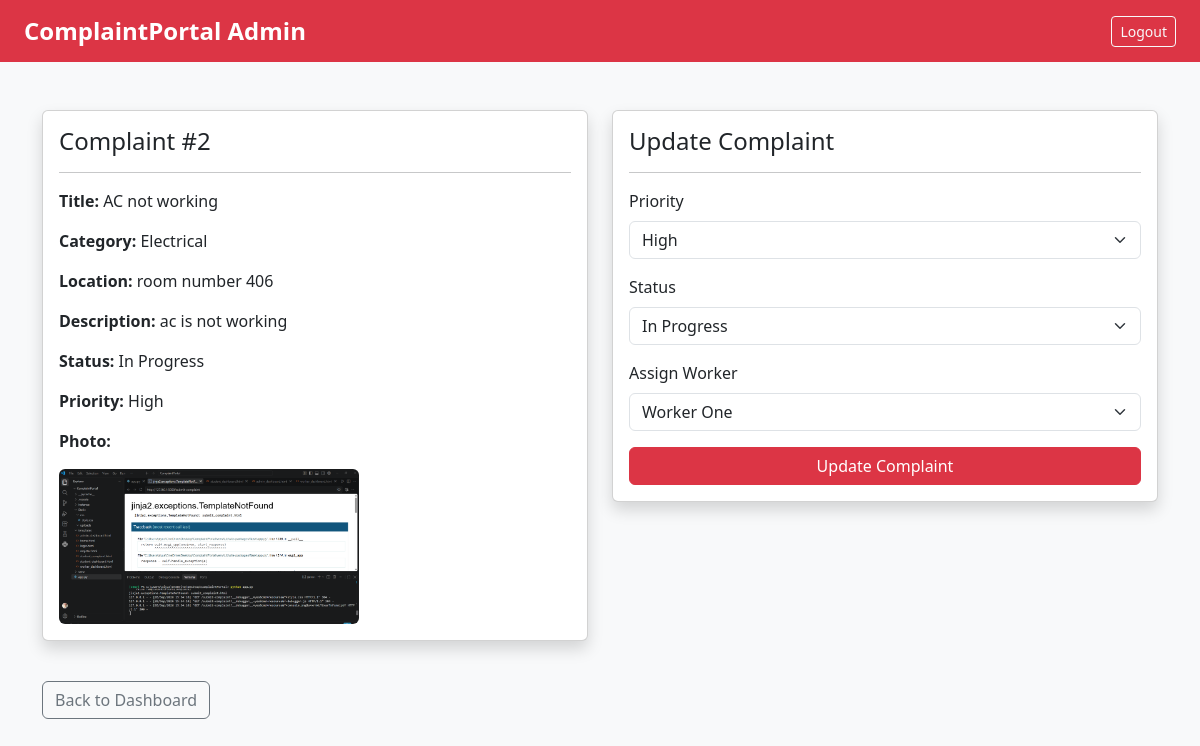
/admin/complaint/2 (signed in), run on the app's committed database.
### app.py (models this page shows)
class Complaint(db.Model):
    id = db.Column(db.Integer, primary_key=True)
    user_id = db.Column(db.Integer, db.ForeignKey('user.id'), nullable=False)
    title = db.Column(db.String(200), nullable=False)
    category = db.Column(db.String(100), nullable=False)
    location = db.Column(db.String(200), nullable=False)
    description = db.Column(db.Text, nullable=False)
    photo = db.Column(db.String(300), nullable=True)
    status = db.Column(db.String(50), default='Pending')
    priority = db.Column(db.String(20), default='Normal')
    assigned_worker_id = db.Column(
        db.Integer, db.ForeignKey('user.id'), nullable=True)
    created_at = db.Column(db.DateTime, default=db.func.now())

class User(db.Model):
    id = db.Column(db.Integer, primary_key=True)
    name = db.Column(db.String(100), nullable=False)
    email = db.Column(db.String(100), unique=True)
    password = db.Column(db.String(200), nullable=False)
    role = db.Column(db.String(20), nullable=False, default='student')

### app.py (the view, shortened to what this page needs)
@app.route('/admin/complaint/<int:complaint_id>', methods=['GET', 'POST'])
def manage_complaint(complaint_id):
    if 'user_id' not in session:
        return redirect('/login')
    if session.get('user_role') != 'admin':
        return redirect('/dashboard')
    complaint = Complaint.query.get_or_404(complaint_id)
    workers = User.query.filter_by(role='worker').all()
    return render_template('manage_complaint.html', complaint=complaint, workers=workers)

### templates/manage_complaint.html (shortened to what this page needs)
<!DOCTYPE html>
<html>
<head>
    <link rel="stylesheet" href="https://cdn.jsdelivr.net/npm/bootstrap@5.3.0/dist/css/bootstrap.min.css">
    <link rel="stylesheet" href="{{ url_for('static', filename='css/style.css') }}">
</head>
<body>
<nav class="navbar navbar-dark bg-danger px-4">
    <a class="navbar-brand" href="/">ComplaintPortal Admin</a>
    <div>
        <a href="/logout" class="btn btn-outline-light btn-sm">Logout</a>
    </div>
</nav>
<div class="container mt-5">
    <div class="row">
        <div class="col-md-6">
            <div class="card shadow mb-4">
                <div class="card-body">
                    <h4 class="card-title">Complaint #{{ complaint.id }}</h4>
                    <hr>
                    <p><strong>Title:</strong> {{ complaint.title }}</p>
                    <p><strong>Category:</strong> {{ complaint.category }}</p>
                    <p><strong>Location:</strong> {{ complaint.location }}</p>
                    <p><strong>Description:</strong> {{ complaint.description }}</p>
                    <p><strong>Status:</strong> {{ complaint.status }}</p>
                    <p><strong>Priority:</strong> {{ complaint.priority }}</p>
                    {% if complaint.photo %}
                        <p><strong>Photo:</strong></p>
                        <img src="{{ url_for('static', filename='uploads/' + complaint.photo) }}" class="img-fluid rounded" style="max-width: 300px;">
                    {% endif %}
                </div>
            </div>
        </div>
        <div class="col-md-6">
            <div class="card shadow">
                <div class="card-body">
                    <h4 class="card-title">Update Complaint</h4>
                    <hr>
                    <form method="POST">
                        <div class="mb-3">
                            <label class="form-label">Priority</label>
                            <select name="priority" class="form-select">
                                <option value="High" {% if complaint.priority == 'High' %}selected{% endif %}>High</option>
                            </select>
                        </div>
                        <div class="mb-3">
                            <label class="form-label">Status</label>
                            <select name="status" class="form-select">
                                <option value="In Progress" {% if complaint.status == 'In Progress' %}selected{% endif %}>In Progress</option>
                            </select>
                        </div>
                        <div class="mb-3">
                            <label class="form-label">Assign Worker</label>
                            <select name="worker_id" class="form-select">
                                {% for worker in workers %}
                                <option value="{{ worker.id }}" {% if complaint.assigned_worker_id == worker.id %}selected{% endif %}>
                                    {{ worker.name }}
                                </option>
                                {% endfor %}
                            </select>
                        </div>
                        <button type="submit" class="btn btn-danger w-100">Update Complaint</button>
                    </form>
                </div>
            </div>
        </div>
    </div>
    <a href="/admin/dashboard" class="btn btn-outline-secondary mt-3">Back to Dashboard</a>
</div>
</body>
</html>

### static/css/style.css (style rules this page uses)
body { background-color: #f8f9fa; }
.navbar-brand { font-weight: bold; font-size: 1.5rem; }

### data on the page
Complaint: id "2", title "AC not working", category "Electrical", location "room number 406", description "ac is not working", status "In Progress", priority "High", photo (picture), worker_id "Worker One"
